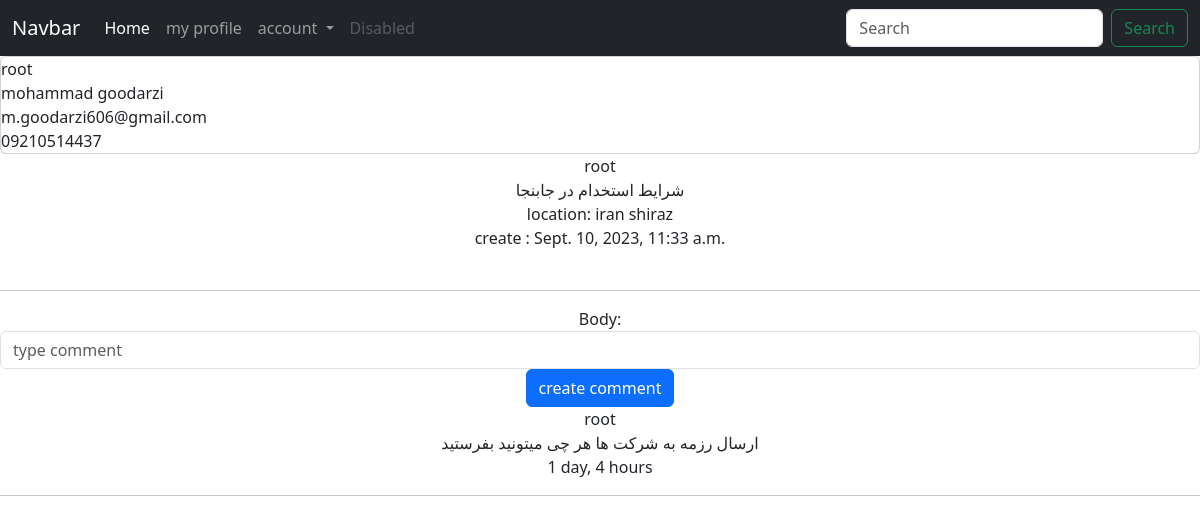
The app's page /details/21/shrt-stkhdm-dr-gbng/ (signed in) with its own data.
### post/models.py (models this page shows, shortened)
class PostModel(CreateModel, UpdateModel):
    user = models.ForeignKey(User, on_delete=models.DO_NOTHING, related_name='posts')
    body = models.TextField(help_text='Please write caption')
    image = models.ImageField(upload_to='posts',blank=True, null=True, help_text='Please upload your image')
    video = models.FileField(upload_to='post/video', blank=True, null=True, help_text='please upload your video')
    location = models.CharField(max_length=730, blank=True, null=True,
                                help_text='You can write the location of this post')
    slug = models.SlugField(max_length=30)
    class StatusPost(models.Model):
        class StatusPosts(models.TextChoices):
            Published = 'pb', 'published'
            Rejected = 'rg', 'rejected'
        choose_status = models.CharField(
            max_length=2,
            choices=StatusPosts.choices,
            default=StatusPosts.Published
        )
    class Meta:
        verbose_name = _('post')
        verbose_name_plural = _('posts')
        db_table = 'post-model'
        ordering = ('-create_at', 'body', )

class CommentModel(CreateModel):
    user = models.ForeignKey(User, on_delete=models.CASCADE, related_name='ucomment')
    post = models.ForeignKey(PostModel, on_delete=models.CASCADE, related_name='pcomment')
    body = models.TextField(max_length=400)
    is_reply = models.BooleanField(default=False)
    reply = models.ForeignKey('self', on_delete=models.CASCADE, related_name='rcomment', blank=True, null=True)
    class Meta:
        verbose_name = _('comment')
        verbose_name_plural = _('comments')
        db_table = 'comment-model'
        ordering = ('-create_at', 'body', )

### accounts/models.py (models this page shows, shortened)
class User(AbstractBaseUser, CreateModel, UpdateModel):
    username = models.CharField(_("Username"), max_length=100, unique=True)
    email = models.EmailField(_("Email"), max_length=255, unique=True)
    full_name = models.CharField(_("Full name"), max_length=255)
    mobile_phone = models.CharField(_("Mobile"), max_length=11, unique=True)
    birthday = models.DateField(_("Birthday"), auto_now=timezone.now())
    profile_image = models.ImageField(_("Profile"), upload_to = 'images/profile')
    banner_image = models.ImageField(_("Profile"), upload_to = 'images/banner_profile')
    is_admin = models.BooleanField(_("is admin"), default=False)
    is_active = models.BooleanField(_("is active"), default=True)
    is_superuser = models.BooleanField(_("is superuser"), default=False)
    gender = (
        ('male', 'male'),
        ('female', 'female'),
    )
    gender_choose = models.CharField(_("Gender"), max_length=6, choices=gender)
    USERNAME_FIELD = "email"
    REQUIRED_FIELDS = ['mobile_phone', 'full_name', 'username']
    objects = MyManager()
    def __str__(self) :
        return self.username
    class Meta:
        verbose_name = _("user")
        verbose_name_plural = _("users")
        db_table = "users-model"

### post/views.py (the view)
# urls.py: path('details/<int:post_id>/<str:post_slug>/', views.PostDetailsView.as_view(), name='post_details'),
class PostDetailsView(LoginRequiredMixin, View):
    def setup(self, request, *args, **kwargs):
        self.post_instance = get_object_or_404(PostModel, pk=kwargs['post_id'], slug=kwargs['post_slug'])
        return super().setup(request, *args, **kwargs)
    template_name = 'post/post_details.html'
    form_class = CommentForm
    def get(self, request, *args, **kwargs):
        post = self.post_instance
        comment_form = self.form_class()
        comment = CommentModel.objects.filter(is_reply=True)
        context = {
            'post': post,
            'comment': comment,
            'comment_form': comment_form,}
        return render(request, self.template_name, context)
    @method_decorator(login_required)
    def post(self, request, *args, **kwargs):
        comment_form = self.form_class(request.POST)
        if comment_form.is_valid():
            new_comment = comment_form.save(commit=False)
            new_comment.user = request.user
            new_comment.post = self.post_instance
            new_comment.save()
            messages.success(request, 'Comment created', 'success')
            return redirect('post:post_details', self.post_instance.id, self.post_instance.slug)
        return render(request, self.template_name)

### post/forms.py
class CommentForm(forms.ModelForm):
    class Meta:
        model = CommentModel
        fields = ('body', )
        widgets = {
            'body': forms.TextInput(attrs={'class': 'form-control', 'placeholder': 'type comment'}),
        }

### post/templates/post/post_details.html (shortened to what this page needs)
{% extends 'base.html' %}
{% block content %}
    <setion class='card'>
        {{ post.user.username }} </br>
        {{ post.user.full_name }} </br>
        {{ post.user.email }} </br>
        {{ post.user.mobile_phone }} </br>
    </setion>
    <section class='text-center'>
        {{ post.user }} </br>
        {{ post.body }}</br>
        location: {{ post.location }} </br>
        create : {{ post.create_at }} </br> </br>
         <hr>
        {% if request.user.is_authenticated %}
            <form action='' method='post'>
                {{ comment_form.as_div }}
                <input type='submit' class='btn btn-primary' value='create comment'>
            </form>
        {% else %}
            <p class='btn btn-danger'>you must login and create comment</p>
        {% endif %}
        {% for comments in comment %}
        {{ comments.user }} </br>
        {{ comments.body }} <br>
        {{ comments.create_at | timesince }} <hr/>
        {% empty %}
            <p>no comments yet</p>
        {% endfor %}
    </section>
{% endblock  %}

### records on screen
PostModel: user.username "root", user.full_name "mohammad goodarzi", user.email "m.goodarzi606@gmail.com", user.mobile_phone "09210514437", user "root", body "شرایط استخدام در جابنجا", location "iran shiraz", create_at "Sept. 10, 2023, 11:33 a.m."
CommentModel: user "root", body "ارسال رزمه به شرکت ها هر چی میتونید بفرستید", create_at "1 day, 4 hours"
